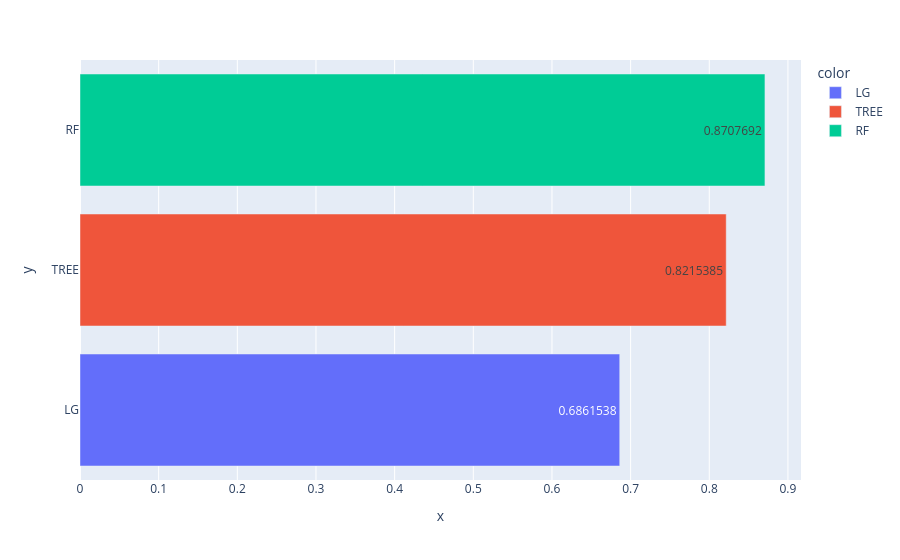

The code cell stored with this chart in its notebook:
### Markdown cell above
### <font color = 'teal'>Comparaison des modèles<font>

### Code cell
# diagramme de performances
list_names = ['LG', 'TREE','RF']
list_acc = [acc_lg, acc_tree, acc_rf]
list_f1 = [f1_lg,f1_tree, f1_rf]
list_final = [list_acc, list_f1]

for i in range(2):

    fig = px.bar(y = list_names, x = list_final[i], color = list_names, text_auto = True)
    fig.show()

### Figure 1 — Plotly figure (JSON) as saved in the notebook; plotly's stock layout.template omitted (floating-point values rounded to 4 significant figures)
{"data": [{"hovertemplate": "color=LG<br>x=%{x}<br>y=%{y}<extra></extra>", "legendgroup": "LG", "marker": {"color": "#636efa", "pattern": {"shape": ""}}, "name": "LG", "orientation": "h", "showlegend": true, "textposition": "auto", "texttemplate": "%{x}", "type": "bar", "x": [0.6862], "xaxis": "x", "y": ["LG"], "yaxis": "y"}, {"hovertemplate": "color=TREE<br>x=%{x}<br>y=%{y}<extra></extra>", "legendgroup": "TREE", "marker": {"color": "#EF553B", "pattern": {"shape": ""}}, "name": "TREE", "orientation": "h", "showlegend": true, "textposition": "auto", "texttemplate": "%{x}", "type": "bar", "x": [0.8215], "xaxis": "x", "y": ["TREE"], "yaxis": "y"}, {"hovertemplate": "color=RF<br>x=%{x}<br>y=%{y}<extra></extra>", "legendgroup": "RF", "marker": {"color": "#00cc96", "pattern": {"shape": ""}}, "name": "RF", "orientation": "h", "showlegend": true, "textposition": "auto", "texttemplate": "%{x}", "type": "bar", "x": [0.8708], "xaxis": "x", "y": ["RF"], "yaxis": "y"}], "layout": {"barmode": "relative", "legend": {"title": {"text": "color"}, "tracegroupgap": 0}, "margin": {"t": 60}, "xaxis": {"anchor": "y", "domain": [0, 1], "title": {"text": "x"}}, "yaxis": {"anchor": "x", "domain": [0, 1], "title": {"text": "y"}}}}
